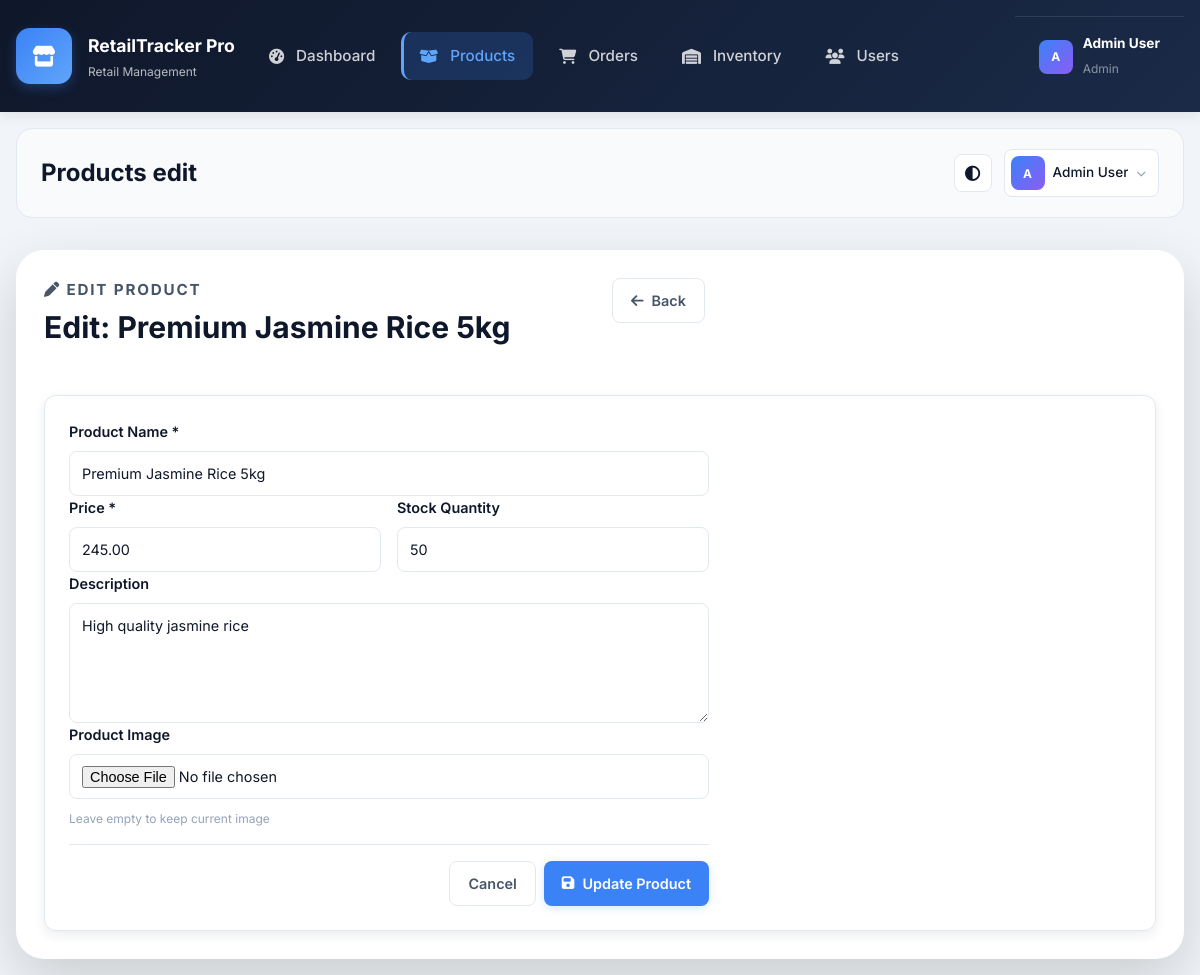
The page /index.php?page=products-edit&id=1 (signed in) on the database its author committed.
### tables this page shows
CREATE TABLE `products` (
  `product_id` int(11) NOT NULL,
  `product_name` varchar(150) NOT NULL,
  `category_id` int(11) DEFAULT NULL,
  `description` text DEFAULT NULL,
  `sku_code` varchar(50) DEFAULT NULL,
  `barcode` varchar(50) DEFAULT NULL,
  `brand` varchar(100) DEFAULT NULL,
  `unit` varchar(20) DEFAULT 'pcs',
  `cost_price` decimal(12,2) DEFAULT 0.00,
  `price` decimal(12,2) NOT NULL DEFAULT 0.00,
  `stock_quantity` int(11) DEFAULT 0,
  `low_stock_threshold` int(11) DEFAULT 10,
  `weight` decimal(8,3) DEFAULT NULL,
  `product_image` varchar(255) DEFAULT NULL,
  `status` enum('Active','Inactive') DEFAULT 'Active',
  `created_by` int(11) DEFAULT NULL,
  `created_at` datetime DEFAULT current_timestamp(),
  `updated_at` datetime DEFAULT current_timestamp() ON UPDATE current_timestamp(),
  `deleted_at` datetime DEFAULT NULL
);

### index.php (called while the page is built, shortened)
<?php
$page = sanitize_input($_GET['page'] ?? 'dashboard');
require_once __DIR__ . '/includes/header.php';
require_once __DIR__ . '/pages/' . $page . '.php';
require_once __DIR__ . '/includes/footer.php';

### config/db.php (called while the page is built, shortened)
<?php
function db()
{
    $host = 'localhost';
    $username = 'root';
    $password = '';
    $database = 'retail_tracker_pro';
    $conn = new mysqli($host, $username, $password, $database);
    $conn->set_charset('utf8mb4');
    return $conn;
}
function db_query($sql, $types = '', $params = [])
{
    $stmt = db()->prepare($sql);
    $stmt->bind_param($types, ...$params);
    $stmt->execute();
    $result = $stmt->get_result();
    return $result ?: $stmt;
}

### includes/helpers.php (called while the page is built, shortened)
<?php
function e($value)
{
    return htmlspecialchars((string) $value, ENT_QUOTES, 'UTF-8');
}

### pages/products-edit.php (the view, shortened to what this page needs)
<?php
$productId = intval($_GET['id'] ?? 0);
$product = db_query('SELECT * FROM products WHERE product_id=? AND deleted_at IS NULL', 'i', [$productId])->fetch_assoc();
?>
<section class="section-header">
    <div>
        <p class="eyebrow"><i class="fa-solid fa-pen"></i> Edit Product</p>
        <h1>Edit: <?= e($product['product_name']) ?></h1>
    </div>
    <div class="header-actions">
        <a href="index.php?page=products" class="button button-tertiary"><i class="fa-solid fa-arrow-left"></i> Back</a>
    </div>
</section>
<section class="panel">
    <form method="post" enctype="multipart/form-data" class="panel-body form-layout">
        <div class="form-group">
            <label>Product Name *</label>
            <input type="text" name="product_name" value="<?= e($product['product_name']) ?>" required />
        </div>
        <div class="form-row">
            <div class="form-group">
                <label>Price *</label>
                <input type="number" name="price" step="0.01" min="0" value="<?= e($product['price']) ?>" required />
            </div>
            <div class="form-group">
                <label>Stock Quantity</label>
                <input type="number" name="stock_quantity" min="0" value="<?= e($product['stock_quantity']) ?>" />
            </div>
        </div>
        <div class="form-group">
            <label>Description</label>
            <textarea name="description" rows="3"><?= e($product['description'] ?? '') ?></textarea>
        </div>
        <div class="form-group">
            <label>Product Image</label>
            <input type="file" name="product_image" accept="image/*" />
            <small class="form-hint">Leave empty to keep current image</small>
        </div>
        <div class="form-actions">
            <a href="index.php?page=products" class="button button-tertiary">Cancel</a>
            <button type="submit" class="button button-primary"><i class="fa-solid fa-save"></i> Update Product</button>
        </div>
    </form>
</section>

### assets/css/style.css (style rules this page uses)
:root { --bg: #f8fafc; --bg-secondary: #f1f5f9; --surface: #ffffff; --surface-secondary: #f9fafb; --text-primary: #0f172a; --text-secondary: #475569; --text-tertiary: #94a3b8; --border-light: #e2e8f0; --border-medium: #cbd5e1; --primary: #3b82f6; --primary-light: #60a5fa; --primary-dark: #1e40af; --primary-bg: #eff6ff; --success: #10b981; --warning: #f59e0b; --danger: #ef4444; --info: #0ea5e9; --shadow-xs: 0 1px 2px rgba(15, 23, 42, 0.05); --shadow-sm: 0 4px 12px rgba(15, 23, 42, 0.08); --shadow-md: 0 8px 20px rgba(15, 23, 42, 0.1); --shadow-lg: 0 12px 32px rgba(15, 23, 42, 0.12); --transition-fast: 150ms cubic-bezier(0.4, 0, 0.2, 1); --transition-base: 200ms cubic-bezier(0.4, 0, 0.2, 1); --transition-slow: 300ms cubic-bezier(0.4, 0, 0.2, 1); --font-family: 'Inter', -apple-system, BlinkMacSystemFont, 'Segoe UI', sans-serif; }
* { margin: 0; padding: 0; box-sizing: border-box; }
html { scroll-behavior: smooth; }
body { background: var(--bg); color: var(--text-primary); font-family: var(--font-family); line-height: 1.6; transition: background-color var(--transition-base), color var(--transition-base); }
button, input, select, textarea { font: inherit; color: inherit; }
a { color: var(--primary); text-decoration: none; transition: color var(--transition-fast); }
.button { display: inline-flex; align-items: center; justify-content: center; gap: 8px; padding: 10px 18px; border-radius: 8px; border: none; font-weight: 600; font-size: 0.9rem; cursor: pointer; transition: all var(--transition-base); white-space: nowrap; }
.button-primary { background: var(--primary); color: white; box-shadow: 0 2px 8px rgba(59, 130, 246, 0.2); }
.button-tertiary { background: transparent; border: 1px solid var(--border-light); color: var(--text-secondary); }
.form-group { display: grid; gap: 8px; }
.form-group label { font-weight: 600; font-size: 0.9rem; color: var(--text-primary); }
.form-group input, .form-group select, .form-group textarea { width: 100%; padding: 10px 12px; border: 1px solid var(--border-light); border-radius: 8px; background: var(--surface); color: var(--text-primary); font-size: 0.9rem; transition: all var(--transition-base); }
.form-group textarea { min-height: 120px; resize: vertical; }
.section-header { display: flex; justify-content: space-between; align-items: flex-start; gap: 24px; margin-bottom: 32px; flex-wrap: wrap; }
.section-header > div { flex: 1; min-width: 300px; }
.eyebrow { font-size: 0.75rem; font-weight: 700; color: var(--primary); text-transform: uppercase; letter-spacing: 0.12em; margin-bottom: 12px; }
.section-header h1 { margin: 0 0 12px; font-size: 1.875rem; font-weight: 700; color: var(--text-primary); }
.section-header p { margin: 0; color: var(--text-secondary); font-size: 0.95rem; }
.header-actions { display: flex; gap: 12px; flex-wrap: wrap; }
.stat-card, .panel { background: var(--surface); border: 1px solid var(--border-light); border-radius: 12px; box-shadow: var(--shadow-sm); padding: 24px; transition: all var(--transition-base); }
.form-layout { max-width: 640px; }
.form-row { display: grid; grid-template-columns: repeat(auto-fit, minmax(200px, 1fr)); gap: 16px; }
.form-actions { display: flex; justify-content: flex-end; gap: 8px; padding-top: 16px; border-top: 1px solid var(--border-light); margin-top: 16px; }
.form-hint { font-size: .75rem; color: var(--text-tertiary); margin-top: 2px; }

### rows shown on the page
products: product_name "Premium Jasmine Rice 5kg", price "245.00", stock_quantity "50", description "High quality jasmine rice"

### other values the page prints
$nav['label'] "Dashboard"
$nav['label'] "Products"
$nav['label'] "Orders"
$nav['label'] "Inventory"
$nav['label'] "Users"
substr($user['full_name'] ?? 'U', 0, 1) "A"
$user['full_name'] "Admin User"
$user['role'] "Admin"
str_replace('-', ' ', $currentPage) "Products edit"
